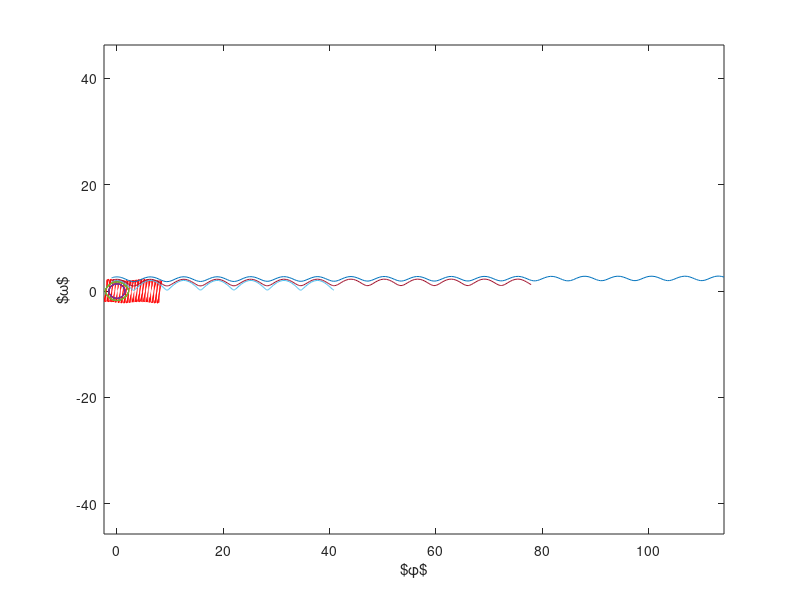

Reproduce this figure in MATLAB. (Note: this script raises an error after producing the figure.)
clear all
close all
clc

f = @(t,Y) [Y(2); -sin(Y(1))];

y1 = linspace(-2,8,20);
y2 = linspace(-2,2,20);

% creates two matrices one for all the x-values on the grid, and one for
% all the y-values on the grid. Note that x and y are matrices of the same
% size and shape, in this case 20 rows and 20 columns
[x,y] = meshgrid(y1,y2);
%size(x)
%size(y)

u = zeros(size(x));
v = zeros(size(x));

% we can use a single loop over each element to compute the derivatives at
% each point (y1, y2)
t=0; % we want the derivatives at each point at t=0, i.e. the starting time
for i = 1:numel(x)
    Yprime = f(t,[x(i); y(i)]);
    u(i) = Yprime(1);
    v(i) = Yprime(2);
end

quiver(x,y,u,v,'r'); figure(gcf)
xlabel('$\phi$')
ylabel('$\omega$')
axis tight equal;

y20 = [-1 -1 -1 -1 -1; 1 1.5 1.76 2 2.5];
s = size(y20);
s = s(2);
hold on
for i = 1:s
    [ts,ys] = ode45(f,[0,50],[y20(1,i);y20(2,i)]);
    plot(ys(:,1),ys(:,2))
    %plot(ys(1,1),ys(1,2),'bo') % starting point
    %plot(ys(end,1),ys(end,2),'ks') % ending point
end
hold off

set(gcf, 'Position', [1 1 400 260])
matlabfrag('pendulum1')